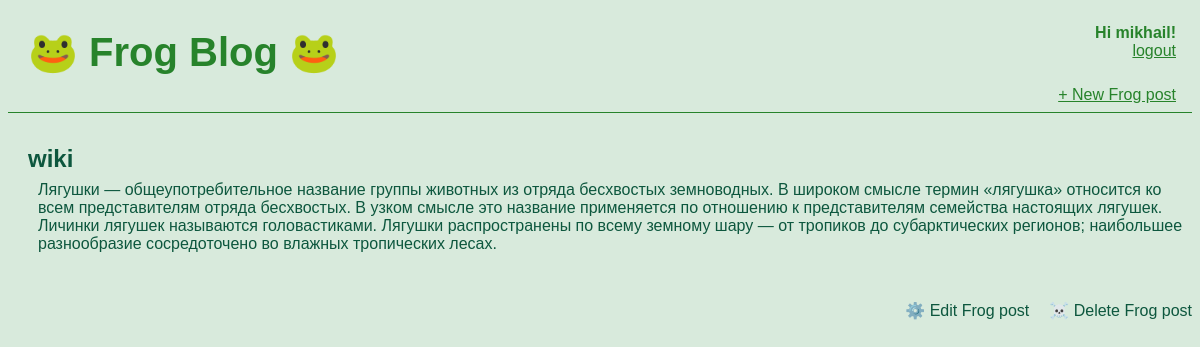
Page /post/2/ (signed in) on the committed database.
### blog/models.py (models this page shows, shortened)
class Post(models.Model):
    title = models.CharField(max_length=200)
    author = models.ForeignKey(
        'auth.User',
        on_delete=models.CASCADE,
        )
    body = models.TextField()

### blog/views.py (the view)
# urls.py: path('post/<int:pk>/', views.BlogDetailView.as_view(), name='post_detail'),
class BlogDetailView(DetailView):
    model = Post
    template_name = 'post_detail.html'

### templates/post_detail.html
{% extends 'base.html' %}
{% block content %}
    <div class='post-entry'>
        <h2>{{object.title}}</h2>
        <p>{{object.body}}</p>
    </div>
    <div class='post-detail-container'>
    <p><a href="{% url 'post_edit' post.pk %}">⚙️ Edit Frog post</a></p>
    <p><a href="{% url 'post_delete' post.pk %}">☠️ Delete Frog post</a></p>
    </div>
{% endblock content%}

### templates/base.html (shortened to what this page needs)
{% load static %}
<html>
    <head>
        <link rel="stylesheet" href="{% static 'css/base.css' %}">
    </head>
    <body>
        <div class="container">
            <header>
                <div class="nav-left">
                    <h1><a href="/"> 🐸 Frog Blog 🐸 </a></h1>
                </div>
                <div class="nav-right">
                    {% if user.is_authenticated %}
                        <p>Hi {{ user.username }}!</p>
                        <a href="{% url 'logout' %}">logout </a>
                    {% else %}
                        <p>You are not logged in</p>
                        <div class="login-signup-container">
                            <a href="{% url 'login' %}">login</a>
                            <a href="{% url 'signup' %}">sign up</a>
                        </div>
                    {% endif %}
                    <br>
                    <a href="{% url 'post_new' %}"> + New Frog post </a>
                </div>
            </header>
        </div>
        {% block content %}
        {% endblock content %}
    </body>
</html>

### static/css/base.css (style rules this page uses)
body { background-color: rgba(21, 129, 48, 0.164); font-family: 'Helvetica'; }
header { border-bottom: 1.5px solid rgb(39, 131, 43); margin-bottom: 2rem; display: flex; }
header h1 a { color: rgb(39, 131, 43); text-decoration: none; font-size: 40px; }
.nav-left { margin-right: auto; padding-left: 20px; }
.nav-right { padding-top: 0rem; padding-right: 1rem; text-align: right; display: flex; flex-direction: column; }
.nav-right p { color: rgb(39, 131, 43); margin-bottom: 0rem; font-weight: bold; }
.nav-right a { color: rgb(39, 131, 43); margin-bottom: 0.5rem; }
.post-entry { margin-bottom: 2rem; color: rgb(13, 87, 62); }
.post-entry h2 { margin: 0.5rem 0; padding-left: 20px; }
.post-entry p { margin: 0; padding-left: 30px; }
.post-detail-container p a { padding-left: 20px; color: rgb(13, 87, 62); text-decoration: none; }
.post-detail-container { display: flex; flex-direction: row; justify-content: flex-end; }

### rows in the picture
Post: title "wiki", body "Лягушки — общеупотребительное название группы животных из отряда бесхвостых земноводных. В широком смысле термин «лягушка» относится ко всем представителям отряда бесхвостых. В узком смысле это название применяется по отношению к представителям семейства настоящих лягушек. Личинки лягушек называются головастиками. Лягушки распространены по всему земному шару — от тропиков до субарктических регионов; наибольшее разнообразие сосредоточено во влажных тропических лесах."

### other values in the picture
{{ user.username }} "mikhail"
